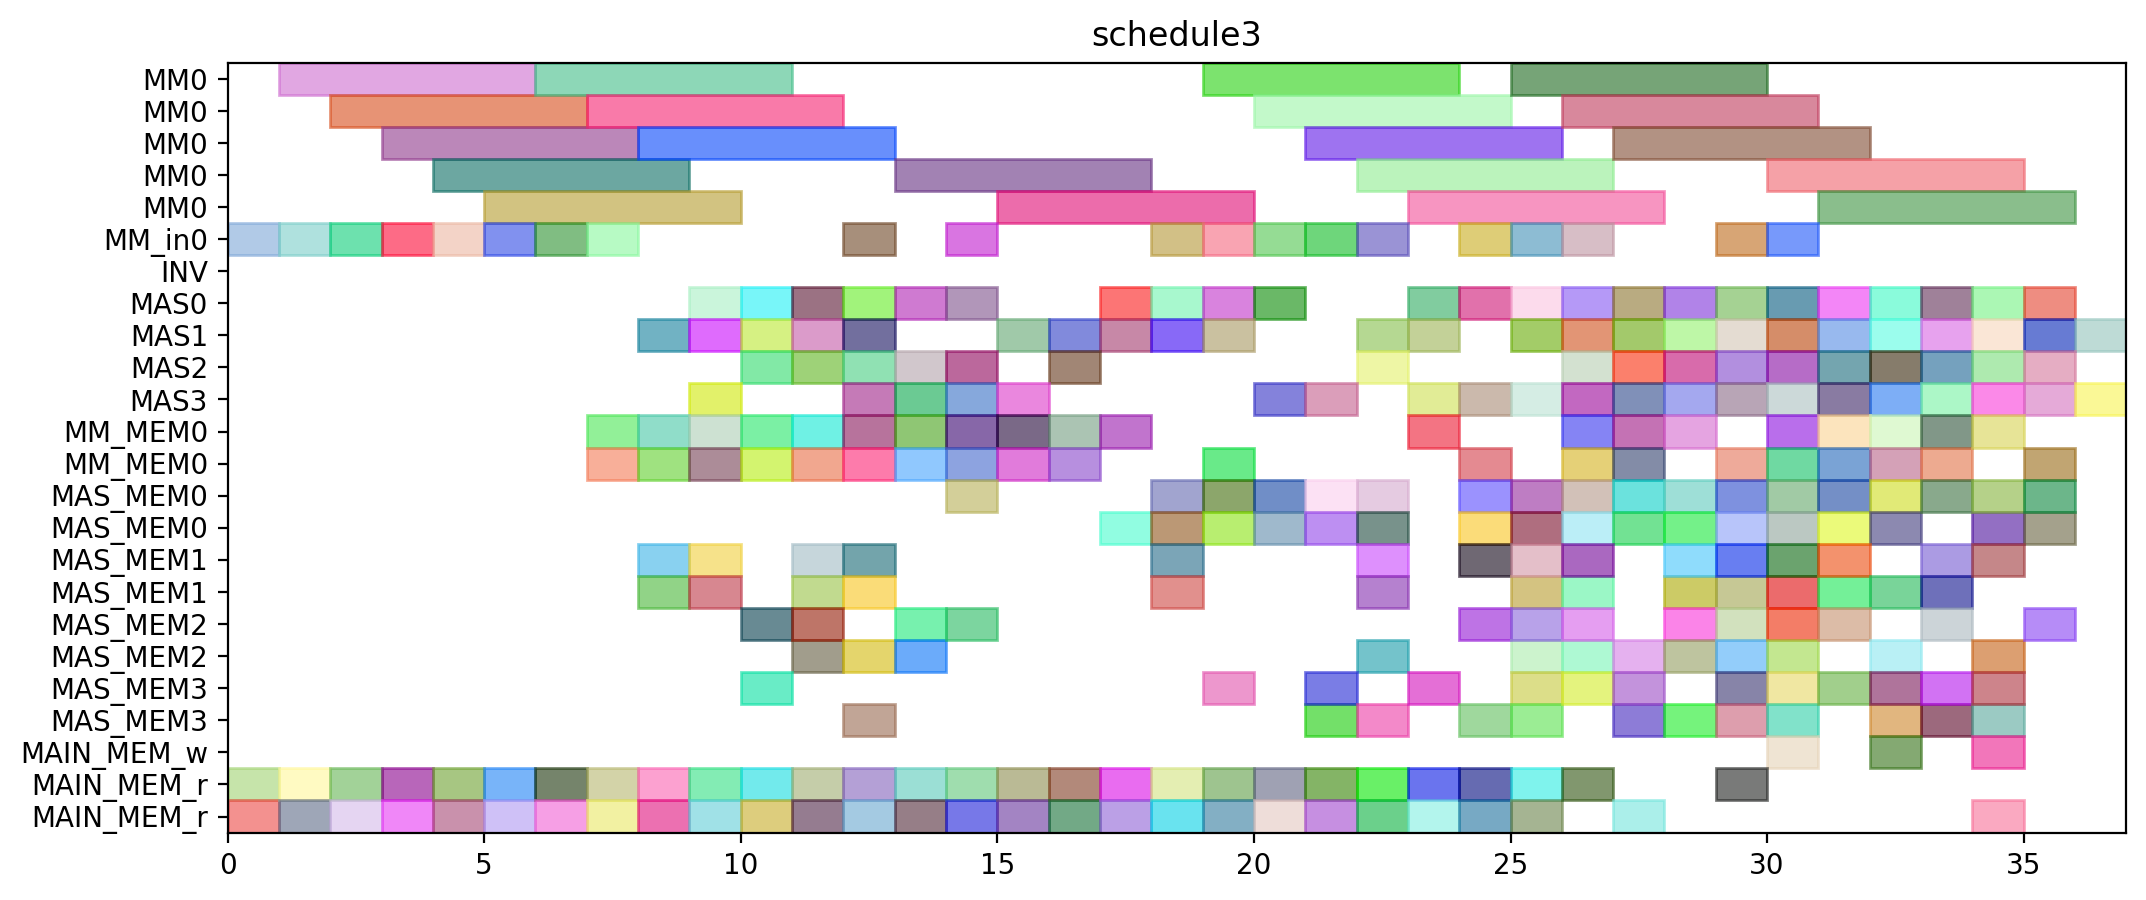

Write Python code to recreate this figure.
from pyschedule import Scenario, solvers, plotters, alt


def solve():
	horizon = 121
	S = Scenario("schedule3", horizon=horizon)

	# resource
	MM = S.Resources('MM', num=1, size=5)
	MM_in = S.Resources('MM_in', num=1)
	INV = S.Resource('INV')
	MAS = S.Resources('MAS', num=4, size=1, periods=range(1, horizon))
	MM_MEM = S.Resources('MM_MEM', num=1, size=2)
	MAS_MEM = S.Resources('MAS_MEM', num=4, size=2)
	MAIN_MEM_w = S.Resource('MAIN_MEM_w', size=1)
	MAIN_MEM_r = S.Resource('MAIN_MEM_r', size=2)

	# result of previous scheduling
	t6_t1_in = S.Task('t6_t1_in', length=1, delay_cost=1)
	S += t6_t1_in >= 0
	t6_t1_in += MM_in[0]

	t6_t1_mem0 = S.Task('t6_t1_mem0', length=1, delay_cost=1)
	S += t6_t1_mem0 >= 0
	t6_t1_mem0 += MAIN_MEM_r

	t6_t1_mem1 = S.Task('t6_t1_mem1', length=1, delay_cost=1)
	S += t6_t1_mem1 >= 0
	t6_t1_mem1 += MAIN_MEM_r

	t5_t0_in = S.Task('t5_t0_in', length=1, delay_cost=1)
	S += t5_t0_in >= 1
	t5_t0_in += MM_in[0]

	t5_t0_mem0 = S.Task('t5_t0_mem0', length=1, delay_cost=1)
	S += t5_t0_mem0 >= 1
	t5_t0_mem0 += MAIN_MEM_r

	t5_t0_mem1 = S.Task('t5_t0_mem1', length=1, delay_cost=1)
	S += t5_t0_mem1 >= 1
	t5_t0_mem1 += MAIN_MEM_r

	t6_t1 = S.Task('t6_t1', length=5, delay_cost=1)
	S += t6_t1 >= 1
	t6_t1 += MM[0]

	t5_t0 = S.Task('t5_t0', length=5, delay_cost=1)
	S += t5_t0 >= 2
	t5_t0 += MM[0]

	t5_t1_in = S.Task('t5_t1_in', length=1, delay_cost=1)
	S += t5_t1_in >= 2
	t5_t1_in += MM_in[0]

	t5_t1_mem0 = S.Task('t5_t1_mem0', length=1, delay_cost=1)
	S += t5_t1_mem0 >= 2
	t5_t1_mem0 += MAIN_MEM_r

	t5_t1_mem1 = S.Task('t5_t1_mem1', length=1, delay_cost=1)
	S += t5_t1_mem1 >= 2
	t5_t1_mem1 += MAIN_MEM_r

	t4_t3_in = S.Task('t4_t3_in', length=1, delay_cost=1)
	S += t4_t3_in >= 3
	t4_t3_in += MM_in[0]

	t4_t3_mem0 = S.Task('t4_t3_mem0', length=1, delay_cost=1)
	S += t4_t3_mem0 >= 3
	t4_t3_mem0 += MAIN_MEM_r

	t4_t3_mem1 = S.Task('t4_t3_mem1', length=1, delay_cost=1)
	S += t4_t3_mem1 >= 3
	t4_t3_mem1 += MAIN_MEM_r

	t5_t1 = S.Task('t5_t1', length=5, delay_cost=1)
	S += t5_t1 >= 3
	t5_t1 += MM[0]

	t0_t3_in = S.Task('t0_t3_in', length=1, delay_cost=1)
	S += t0_t3_in >= 4
	t0_t3_in += MM_in[0]

	t0_t3_mem0 = S.Task('t0_t3_mem0', length=1, delay_cost=1)
	S += t0_t3_mem0 >= 4
	t0_t3_mem0 += MAIN_MEM_r

	t0_t3_mem1 = S.Task('t0_t3_mem1', length=1, delay_cost=1)
	S += t0_t3_mem1 >= 4
	t0_t3_mem1 += MAIN_MEM_r

	t4_t3 = S.Task('t4_t3', length=5, delay_cost=1)
	S += t4_t3 >= 4
	t4_t3 += MM[0]

	t0_t3 = S.Task('t0_t3', length=5, delay_cost=1)
	S += t0_t3 >= 5
	t0_t3 += MM[0]

	t6_t0_in = S.Task('t6_t0_in', length=1, delay_cost=1)
	S += t6_t0_in >= 5
	t6_t0_in += MM_in[0]

	t6_t0_mem0 = S.Task('t6_t0_mem0', length=1, delay_cost=1)
	S += t6_t0_mem0 >= 5
	t6_t0_mem0 += MAIN_MEM_r

	t6_t0_mem1 = S.Task('t6_t0_mem1', length=1, delay_cost=1)
	S += t6_t0_mem1 >= 5
	t6_t0_mem1 += MAIN_MEM_r

	t3_t0_in = S.Task('t3_t0_in', length=1, delay_cost=1)
	S += t3_t0_in >= 6
	t3_t0_in += MM_in[0]

	t3_t0_mem0 = S.Task('t3_t0_mem0', length=1, delay_cost=1)
	S += t3_t0_mem0 >= 6
	t3_t0_mem0 += MAIN_MEM_r

	t3_t0_mem1 = S.Task('t3_t0_mem1', length=1, delay_cost=1)
	S += t3_t0_mem1 >= 6
	t3_t0_mem1 += MAIN_MEM_r

	t6_t0 = S.Task('t6_t0', length=5, delay_cost=1)
	S += t6_t0 >= 6
	t6_t0 += MM[0]

	t3_t0 = S.Task('t3_t0', length=5, delay_cost=1)
	S += t3_t0 >= 7
	t3_t0 += MM[0]

	t3_t1_in = S.Task('t3_t1_in', length=1, delay_cost=1)
	S += t3_t1_in >= 7
	t3_t1_in += MM_in[0]

	t3_t1_mem0 = S.Task('t3_t1_mem0', length=1, delay_cost=1)
	S += t3_t1_mem0 >= 7
	t3_t1_mem0 += MAIN_MEM_r

	t3_t1_mem1 = S.Task('t3_t1_mem1', length=1, delay_cost=1)
	S += t3_t1_mem1 >= 7
	t3_t1_mem1 += MAIN_MEM_r

	t50_mem0 = S.Task('t50_mem0', length=1, delay_cost=1)
	S += t50_mem0 >= 7
	t50_mem0 += MM_MEM[0]

	t50_mem1 = S.Task('t50_mem1', length=1, delay_cost=1)
	S += t50_mem1 >= 7
	t50_mem1 += MM_MEM[0]

	t11_mem0 = S.Task('t11_mem0', length=1, delay_cost=1)
	S += t11_mem0 >= 8
	t11_mem0 += MAIN_MEM_r

	t11_mem1 = S.Task('t11_mem1', length=1, delay_cost=1)
	S += t11_mem1 >= 8
	t11_mem1 += MAIN_MEM_r

	t290_mem0 = S.Task('t290_mem0', length=1, delay_cost=1)
	S += t290_mem0 >= 8
	t290_mem0 += MAS_MEM[1]

	t290_mem1 = S.Task('t290_mem1', length=1, delay_cost=1)
	S += t290_mem1 >= 8
	t290_mem1 += MAS_MEM[1]

	t3_t1 = S.Task('t3_t1', length=5, delay_cost=1)
	S += t3_t1 >= 8
	t3_t1 += MM[0]

	t41_mem0 = S.Task('t41_mem0', length=1, delay_cost=1)
	S += t41_mem0 >= 8
	t41_mem0 += MM_MEM[0]

	t41_mem1 = S.Task('t41_mem1', length=1, delay_cost=1)
	S += t41_mem1 >= 8
	t41_mem1 += MM_MEM[0]

	t50 = S.Task('t50', length=1, delay_cost=1)
	S += t50 >= 8
	t50 += MAS[1]

	t01_mem0 = S.Task('t01_mem0', length=1, delay_cost=1)
	S += t01_mem0 >= 9
	t01_mem0 += MM_MEM[0]

	t01_mem1 = S.Task('t01_mem1', length=1, delay_cost=1)
	S += t01_mem1 >= 9
	t01_mem1 += MM_MEM[0]

	t11 = S.Task('t11', length=1, delay_cost=1)
	S += t11 >= 9
	t11 += MAS[0]

	t290 = S.Task('t290', length=1, delay_cost=1)
	S += t290 >= 9
	t290 += MAS[1]

	t41 = S.Task('t41', length=1, delay_cost=1)
	S += t41 >= 9
	t41 += MAS[3]

	t5_t2_mem0 = S.Task('t5_t2_mem0', length=1, delay_cost=1)
	S += t5_t2_mem0 >= 9
	t5_t2_mem0 += MAIN_MEM_r

	t5_t2_mem1 = S.Task('t5_t2_mem1', length=1, delay_cost=1)
	S += t5_t2_mem1 >= 9
	t5_t2_mem1 += MAIN_MEM_r

	t01 = S.Task('t01', length=1, delay_cost=1)
	S += t01 >= 10
	t01 += MAS[2]

	t151_mem0 = S.Task('t151_mem0', length=1, delay_cost=1)
	S += t151_mem0 >= 10
	t151_mem0 += MAS_MEM[2]

	t151_mem1 = S.Task('t151_mem1', length=1, delay_cost=1)
	S += t151_mem1 >= 10
	t151_mem1 += MAS_MEM[3]

	t5_t2 = S.Task('t5_t2', length=1, delay_cost=1)
	S += t5_t2 >= 10
	t5_t2 += MAS[1]

	t60_mem0 = S.Task('t60_mem0', length=1, delay_cost=1)
	S += t60_mem0 >= 10
	t60_mem0 += MM_MEM[0]

	t60_mem1 = S.Task('t60_mem1', length=1, delay_cost=1)
	S += t60_mem1 >= 10
	t60_mem1 += MM_MEM[0]

	t6_t2_mem0 = S.Task('t6_t2_mem0', length=1, delay_cost=1)
	S += t6_t2_mem0 >= 10
	t6_t2_mem0 += MAIN_MEM_r

	t6_t2_mem1 = S.Task('t6_t2_mem1', length=1, delay_cost=1)
	S += t6_t2_mem1 >= 10
	t6_t2_mem1 += MAIN_MEM_r

	t151 = S.Task('t151', length=1, delay_cost=1)
	S += t151 >= 11
	t151 += MAS[1]

	t220_mem0 = S.Task('t220_mem0', length=1, delay_cost=1)
	S += t220_mem0 >= 11
	t220_mem0 += MAS_MEM[2]

	t220_mem1 = S.Task('t220_mem1', length=1, delay_cost=1)
	S += t220_mem1 >= 11
	t220_mem1 += MAS_MEM[2]

	t5_t3_mem0 = S.Task('t5_t3_mem0', length=1, delay_cost=1)
	S += t5_t3_mem0 >= 11
	t5_t3_mem0 += MAIN_MEM_r

	t5_t3_mem1 = S.Task('t5_t3_mem1', length=1, delay_cost=1)
	S += t5_t3_mem1 >= 11
	t5_t3_mem1 += MAIN_MEM_r

	t5_t5_mem0 = S.Task('t5_t5_mem0', length=1, delay_cost=1)
	S += t5_t5_mem0 >= 11
	t5_t5_mem0 += MM_MEM[0]

	t5_t5_mem1 = S.Task('t5_t5_mem1', length=1, delay_cost=1)
	S += t5_t5_mem1 >= 11
	t5_t5_mem1 += MM_MEM[0]

	t60 = S.Task('t60', length=1, delay_cost=1)
	S += t60 >= 11
	t60 += MAS[2]

	t6_t2 = S.Task('t6_t2', length=1, delay_cost=1)
	S += t6_t2 >= 11
	t6_t2 += MAS[0]

	t220 = S.Task('t220', length=1, delay_cost=1)
	S += t220 >= 12
	t220 += MAS[3]

	t30_mem0 = S.Task('t30_mem0', length=1, delay_cost=1)
	S += t30_mem0 >= 12
	t30_mem0 += MM_MEM[0]

	t30_mem1 = S.Task('t30_mem1', length=1, delay_cost=1)
	S += t30_mem1 >= 12
	t30_mem1 += MM_MEM[0]

	t3_t2_mem0 = S.Task('t3_t2_mem0', length=1, delay_cost=1)
	S += t3_t2_mem0 >= 12
	t3_t2_mem0 += MAIN_MEM_r

	t3_t2_mem1 = S.Task('t3_t2_mem1', length=1, delay_cost=1)
	S += t3_t2_mem1 >= 12
	t3_t2_mem1 += MAIN_MEM_r

	t5_t3 = S.Task('t5_t3', length=1, delay_cost=1)
	S += t5_t3 >= 12
	t5_t3 += MAS[1]

	t5_t4_in = S.Task('t5_t4_in', length=1, delay_cost=1)
	S += t5_t4_in >= 12
	t5_t4_in += MM_in[0]

	t5_t4_mem0 = S.Task('t5_t4_mem0', length=1, delay_cost=1)
	S += t5_t4_mem0 >= 12
	t5_t4_mem0 += MAS_MEM[1]

	t5_t4_mem1 = S.Task('t5_t4_mem1', length=1, delay_cost=1)
	S += t5_t4_mem1 >= 12
	t5_t4_mem1 += MAS_MEM[1]

	t5_t5 = S.Task('t5_t5', length=1, delay_cost=1)
	S += t5_t5 >= 12
	t5_t5 += MAS[0]

	t110_mem0 = S.Task('t110_mem0', length=1, delay_cost=1)
	S += t110_mem0 >= 13
	t110_mem0 += MAS_MEM[2]

	t110_mem1 = S.Task('t110_mem1', length=1, delay_cost=1)
	S += t110_mem1 >= 13
	t110_mem1 += MAS_MEM[2]

	t30 = S.Task('t30', length=1, delay_cost=1)
	S += t30 >= 13
	t30 += MAS[2]

	t3_t2 = S.Task('t3_t2', length=1, delay_cost=1)
	S += t3_t2 >= 13
	t3_t2 += MAS[0]

	t3_t3_mem0 = S.Task('t3_t3_mem0', length=1, delay_cost=1)
	S += t3_t3_mem0 >= 13
	t3_t3_mem0 += MAIN_MEM_r

	t3_t3_mem1 = S.Task('t3_t3_mem1', length=1, delay_cost=1)
	S += t3_t3_mem1 >= 13
	t3_t3_mem1 += MAIN_MEM_r

	t3_t5_mem0 = S.Task('t3_t5_mem0', length=1, delay_cost=1)
	S += t3_t5_mem0 >= 13
	t3_t5_mem0 += MM_MEM[0]

	t3_t5_mem1 = S.Task('t3_t5_mem1', length=1, delay_cost=1)
	S += t3_t5_mem1 >= 13
	t3_t5_mem1 += MM_MEM[0]

	t5_t4 = S.Task('t5_t4', length=5, delay_cost=1)
	S += t5_t4 >= 13
	t5_t4 += MM[0]

	t110 = S.Task('t110', length=1, delay_cost=1)
	S += t110 >= 14
	t110 += MAS[0]

	t3_t3 = S.Task('t3_t3', length=1, delay_cost=1)
	S += t3_t3 >= 14
	t3_t3 += MAS[2]

	t3_t4_in = S.Task('t3_t4_in', length=1, delay_cost=1)
	S += t3_t4_in >= 14
	t3_t4_in += MM_in[0]

	t3_t4_mem0 = S.Task('t3_t4_mem0', length=1, delay_cost=1)
	S += t3_t4_mem0 >= 14
	t3_t4_mem0 += MAS_MEM[0]

	t3_t4_mem1 = S.Task('t3_t4_mem1', length=1, delay_cost=1)
	S += t3_t4_mem1 >= 14
	t3_t4_mem1 += MAS_MEM[2]

	t3_t5 = S.Task('t3_t5', length=1, delay_cost=1)
	S += t3_t5 >= 14
	t3_t5 += MAS[3]

	t4_t0_mem0 = S.Task('t4_t0_mem0', length=1, delay_cost=1)
	S += t4_t0_mem0 >= 14
	t4_t0_mem0 += MAIN_MEM_r

	t4_t0_mem1 = S.Task('t4_t0_mem1', length=1, delay_cost=1)
	S += t4_t0_mem1 >= 14
	t4_t0_mem1 += MAIN_MEM_r

	t4_t5_mem0 = S.Task('t4_t5_mem0', length=1, delay_cost=1)
	S += t4_t5_mem0 >= 14
	t4_t5_mem0 += MM_MEM[0]

	t4_t5_mem1 = S.Task('t4_t5_mem1', length=1, delay_cost=1)
	S += t4_t5_mem1 >= 14
	t4_t5_mem1 += MM_MEM[0]

	t10_mem0 = S.Task('t10_mem0', length=1, delay_cost=1)
	S += t10_mem0 >= 15
	t10_mem0 += MAIN_MEM_r

	t10_mem1 = S.Task('t10_mem1', length=1, delay_cost=1)
	S += t10_mem1 >= 15
	t10_mem1 += MAIN_MEM_r

	t3_t4 = S.Task('t3_t4', length=5, delay_cost=1)
	S += t3_t4 >= 15
	t3_t4 += MM[0]

	t4_t0 = S.Task('t4_t0', length=1, delay_cost=1)
	S += t4_t0 >= 15
	t4_t0 += MAS[1]

	t4_t5 = S.Task('t4_t5', length=1, delay_cost=1)
	S += t4_t5 >= 15
	t4_t5 += MAS[3]

	t6_t5_mem0 = S.Task('t6_t5_mem0', length=1, delay_cost=1)
	S += t6_t5_mem0 >= 15
	t6_t5_mem0 += MM_MEM[0]

	t6_t5_mem1 = S.Task('t6_t5_mem1', length=1, delay_cost=1)
	S += t6_t5_mem1 >= 15
	t6_t5_mem1 += MM_MEM[0]

	t0_t0_mem0 = S.Task('t0_t0_mem0', length=1, delay_cost=1)
	S += t0_t0_mem0 >= 16
	t0_t0_mem0 += MAIN_MEM_r

	t0_t0_mem1 = S.Task('t0_t0_mem1', length=1, delay_cost=1)
	S += t0_t0_mem1 >= 16
	t0_t0_mem1 += MAIN_MEM_r

	t0_t5_mem0 = S.Task('t0_t5_mem0', length=1, delay_cost=1)
	S += t0_t5_mem0 >= 16
	t0_t5_mem0 += MM_MEM[0]

	t0_t5_mem1 = S.Task('t0_t5_mem1', length=1, delay_cost=1)
	S += t0_t5_mem1 >= 16
	t0_t5_mem1 += MM_MEM[0]

	t10 = S.Task('t10', length=1, delay_cost=1)
	S += t10 >= 16
	t10 += MAS[2]

	t6_t5 = S.Task('t6_t5', length=1, delay_cost=1)
	S += t6_t5 >= 16
	t6_t5 += MAS[1]

	t0_t0 = S.Task('t0_t0', length=1, delay_cost=1)
	S += t0_t0 >= 17
	t0_t0 += MAS[0]

	t0_t5 = S.Task('t0_t5', length=1, delay_cost=1)
	S += t0_t5 >= 17
	t0_t5 += MAS[1]

	t4_t1_mem0 = S.Task('t4_t1_mem0', length=1, delay_cost=1)
	S += t4_t1_mem0 >= 17
	t4_t1_mem0 += MAIN_MEM_r

	t4_t1_mem1 = S.Task('t4_t1_mem1', length=1, delay_cost=1)
	S += t4_t1_mem1 >= 17
	t4_t1_mem1 += MAIN_MEM_r

	t51_mem0 = S.Task('t51_mem0', length=1, delay_cost=1)
	S += t51_mem0 >= 17
	t51_mem0 += MM_MEM[0]

	t51_mem1 = S.Task('t51_mem1', length=1, delay_cost=1)
	S += t51_mem1 >= 17
	t51_mem1 += MAS_MEM[0]

	t0_t1_mem0 = S.Task('t0_t1_mem0', length=1, delay_cost=1)
	S += t0_t1_mem0 >= 18
	t0_t1_mem0 += MAIN_MEM_r

	t0_t1_mem1 = S.Task('t0_t1_mem1', length=1, delay_cost=1)
	S += t0_t1_mem1 >= 18
	t0_t1_mem1 += MAIN_MEM_r

	t4_t1 = S.Task('t4_t1', length=1, delay_cost=1)
	S += t4_t1 >= 18
	t4_t1 += MAS[1]

	t4_t2_in = S.Task('t4_t2_in', length=1, delay_cost=1)
	S += t4_t2_in >= 18
	t4_t2_in += MM_in[0]

	t4_t2_mem0 = S.Task('t4_t2_mem0', length=1, delay_cost=1)
	S += t4_t2_mem0 >= 18
	t4_t2_mem0 += MAS_MEM[1]

	t4_t2_mem1 = S.Task('t4_t2_mem1', length=1, delay_cost=1)
	S += t4_t2_mem1 >= 18
	t4_t2_mem1 += MAS_MEM[1]

	t51 = S.Task('t51', length=1, delay_cost=1)
	S += t51 >= 18
	t51 += MAS[0]

	t0_t1 = S.Task('t0_t1', length=1, delay_cost=1)
	S += t0_t1 >= 19
	t0_t1 += MAS[0]

	t0_t2_in = S.Task('t0_t2_in', length=1, delay_cost=1)
	S += t0_t2_in >= 19
	t0_t2_in += MM_in[0]

	t0_t2_mem0 = S.Task('t0_t2_mem0', length=1, delay_cost=1)
	S += t0_t2_mem0 >= 19
	t0_t2_mem0 += MAS_MEM[0]

	t0_t2_mem1 = S.Task('t0_t2_mem1', length=1, delay_cost=1)
	S += t0_t2_mem1 >= 19
	t0_t2_mem1 += MAS_MEM[0]

	t31_mem0 = S.Task('t31_mem0', length=1, delay_cost=1)
	S += t31_mem0 >= 19
	t31_mem0 += MM_MEM[0]

	t31_mem1 = S.Task('t31_mem1', length=1, delay_cost=1)
	S += t31_mem1 >= 19
	t31_mem1 += MAS_MEM[3]

	t4_t2 = S.Task('t4_t2', length=5, delay_cost=1)
	S += t4_t2 >= 19
	t4_t2 += MM[0]

	t6_t3_mem0 = S.Task('t6_t3_mem0', length=1, delay_cost=1)
	S += t6_t3_mem0 >= 19
	t6_t3_mem0 += MAIN_MEM_r

	t6_t3_mem1 = S.Task('t6_t3_mem1', length=1, delay_cost=1)
	S += t6_t3_mem1 >= 19
	t6_t3_mem1 += MAIN_MEM_r

	t0_t2 = S.Task('t0_t2', length=5, delay_cost=1)
	S += t0_t2 >= 20
	t0_t2 += MM[0]

	t31 = S.Task('t31', length=1, delay_cost=1)
	S += t31 >= 20
	t31 += MAS[0]

	t6_t3 = S.Task('t6_t3', length=1, delay_cost=1)
	S += t6_t3 >= 20
	t6_t3 += MAS[3]

	t7_t1_in = S.Task('t7_t1_in', length=1, delay_cost=1)
	S += t7_t1_in >= 20
	t7_t1_in += MM_in[0]

	t7_t1_mem0 = S.Task('t7_t1_mem0', length=1, delay_cost=1)
	S += t7_t1_mem0 >= 20
	t7_t1_mem0 += MAIN_MEM_r

	t7_t1_mem1 = S.Task('t7_t1_mem1', length=1, delay_cost=1)
	S += t7_t1_mem1 >= 20
	t7_t1_mem1 += MAIN_MEM_r

	t7_t0_in = S.Task('t7_t0_in', length=1, delay_cost=1)
	S += t7_t0_in >= 21
	t7_t0_in += MM_in[0]

	t7_t0_mem0 = S.Task('t7_t0_mem0', length=1, delay_cost=1)
	S += t7_t0_mem0 >= 21
	t7_t0_mem0 += MAIN_MEM_r

	t7_t0_mem1 = S.Task('t7_t0_mem1', length=1, delay_cost=1)
	S += t7_t0_mem1 >= 21
	t7_t0_mem1 += MAIN_MEM_r

	t7_t1 = S.Task('t7_t1', length=5, delay_cost=1)
	S += t7_t1 >= 21
	t7_t1 += MM[0]

	t6_t4_in = S.Task('t6_t4_in', length=1, delay_cost=1)
	S += t6_t4_in >= 22
	t6_t4_in += MM_in[0]

	t6_t4_mem0 = S.Task('t6_t4_mem0', length=1, delay_cost=1)
	S += t6_t4_mem0 >= 22
	t6_t4_mem0 += MAS_MEM[0]

	t6_t4_mem1 = S.Task('t6_t4_mem1', length=1, delay_cost=1)
	S += t6_t4_mem1 >= 22
	t6_t4_mem1 += MAS_MEM[3]

	t7_t0 = S.Task('t7_t0', length=5, delay_cost=1)
	S += t7_t0 >= 22
	t7_t0 += MM[0]

	t7_t2_mem0 = S.Task('t7_t2_mem0', length=1, delay_cost=1)
	S += t7_t2_mem0 >= 22
	t7_t2_mem0 += MAIN_MEM_r

	t7_t2_mem1 = S.Task('t7_t2_mem1', length=1, delay_cost=1)
	S += t7_t2_mem1 >= 22
	t7_t2_mem1 += MAIN_MEM_r

	t40_mem0 = S.Task('t40_mem0', length=1, delay_cost=1)
	S += t40_mem0 >= 23
	t40_mem0 += MM_MEM[0]

	t40_mem1 = S.Task('t40_mem1', length=1, delay_cost=1)
	S += t40_mem1 >= 23
	t40_mem1 += MAS_MEM[3]

	t6_t4 = S.Task('t6_t4', length=5, delay_cost=1)
	S += t6_t4 >= 23
	t6_t4 += MM[0]

	t7_t2 = S.Task('t7_t2', length=1, delay_cost=1)
	S += t7_t2 >= 23
	t7_t2 += MAS[0]

	t7_t3_mem0 = S.Task('t7_t3_mem0', length=1, delay_cost=1)
	S += t7_t3_mem0 >= 23
	t7_t3_mem0 += MAIN_MEM_r

	t7_t3_mem1 = S.Task('t7_t3_mem1', length=1, delay_cost=1)
	S += t7_t3_mem1 >= 23
	t7_t3_mem1 += MAIN_MEM_r

	t00_mem0 = S.Task('t00_mem0', length=1, delay_cost=1)
	S += t00_mem0 >= 24
	t00_mem0 += MM_MEM[0]

	t00_mem1 = S.Task('t00_mem1', length=1, delay_cost=1)
	S += t00_mem1 >= 24
	t00_mem1 += MAS_MEM[1]

	t40 = S.Task('t40', length=1, delay_cost=1)
	S += t40 >= 24
	t40 += MAS[0]

	t7_t3 = S.Task('t7_t3', length=1, delay_cost=1)
	S += t7_t3 >= 24
	t7_t3 += MAS[3]

	t7_t4_in = S.Task('t7_t4_in', length=1, delay_cost=1)
	S += t7_t4_in >= 24
	t7_t4_in += MM_in[0]

	t7_t4_mem0 = S.Task('t7_t4_mem0', length=1, delay_cost=1)
	S += t7_t4_mem0 >= 24
	t7_t4_mem0 += MAS_MEM[0]

	t7_t4_mem1 = S.Task('t7_t4_mem1', length=1, delay_cost=1)
	S += t7_t4_mem1 >= 24
	t7_t4_mem1 += MAS_MEM[3]

	t80_mem0 = S.Task('t80_mem0', length=1, delay_cost=1)
	S += t80_mem0 >= 24
	t80_mem0 += MAS_MEM[2]

	t80_mem1 = S.Task('t80_mem1', length=1, delay_cost=1)
	S += t80_mem1 >= 24
	t80_mem1 += MAIN_MEM_r

	t81_mem0 = S.Task('t81_mem0', length=1, delay_cost=1)
	S += t81_mem0 >= 24
	t81_mem0 += MAS_MEM[0]

	t81_mem1 = S.Task('t81_mem1', length=1, delay_cost=1)
	S += t81_mem1 >= 24
	t81_mem1 += MAIN_MEM_r

	t00 = S.Task('t00', length=1, delay_cost=1)
	S += t00 >= 25
	t00 += MAS[0]

	t20_mem0 = S.Task('t20_mem0', length=1, delay_cost=1)
	S += t20_mem0 >= 25
	t20_mem0 += MAS_MEM[2]

	t20_mem1 = S.Task('t20_mem1', length=1, delay_cost=1)
	S += t20_mem1 >= 25
	t20_mem1 += MAIN_MEM_r

	t21_mem0 = S.Task('t21_mem0', length=1, delay_cost=1)
	S += t21_mem0 >= 25
	t21_mem0 += MAS_MEM[0]

	t21_mem1 = S.Task('t21_mem1', length=1, delay_cost=1)
	S += t21_mem1 >= 25
	t21_mem1 += MAIN_MEM_r

	t7_t4 = S.Task('t7_t4', length=5, delay_cost=1)
	S += t7_t4 >= 25
	t7_t4 += MM[0]

	t80 = S.Task('t80', length=1, delay_cost=1)
	S += t80 >= 25
	t80 += MAS[1]

	t81 = S.Task('t81', length=1, delay_cost=1)
	S += t81 >= 25
	t81 += MAS[3]

	t9_t0_mem0 = S.Task('t9_t0_mem0', length=1, delay_cost=1)
	S += t9_t0_mem0 >= 25
	t9_t0_mem0 += MAS_MEM[1]

	t9_t0_mem1 = S.Task('t9_t0_mem1', length=1, delay_cost=1)
	S += t9_t0_mem1 >= 25
	t9_t0_mem1 += MAS_MEM[3]

	t9_t3_in = S.Task('t9_t3_in', length=1, delay_cost=1)
	S += t9_t3_in >= 25
	t9_t3_in += MM_in[0]

	t9_t3_mem0 = S.Task('t9_t3_mem0', length=1, delay_cost=1)
	S += t9_t3_mem0 >= 25
	t9_t3_mem0 += MAS_MEM[1]

	t9_t3_mem1 = S.Task('t9_t3_mem1', length=1, delay_cost=1)
	S += t9_t3_mem1 >= 25
	t9_t3_mem1 += MAS_MEM[3]

	t10_t0_mem0 = S.Task('t10_t0_mem0', length=1, delay_cost=1)
	S += t10_t0_mem0 >= 26
	t10_t0_mem0 += MAS_MEM[2]

	t10_t0_mem1 = S.Task('t10_t0_mem1', length=1, delay_cost=1)
	S += t10_t0_mem1 >= 26
	t10_t0_mem1 += MAS_MEM[0]

	t10_t3_in = S.Task('t10_t3_in', length=1, delay_cost=1)
	S += t10_t3_in >= 26
	t10_t3_in += MM_in[0]

	t10_t3_mem0 = S.Task('t10_t3_mem0', length=1, delay_cost=1)
	S += t10_t3_mem0 >= 26
	t10_t3_mem0 += MAS_MEM[2]

	t10_t3_mem1 = S.Task('t10_t3_mem1', length=1, delay_cost=1)
	S += t10_t3_mem1 >= 26
	t10_t3_mem1 += MAS_MEM[0]

	t20 = S.Task('t20', length=1, delay_cost=1)
	S += t20 >= 26
	t20 += MAS[2]

	t21 = S.Task('t21', length=1, delay_cost=1)
	S += t21 >= 26
	t21 += MAS[0]

	t70_mem0 = S.Task('t70_mem0', length=1, delay_cost=1)
	S += t70_mem0 >= 26
	t70_mem0 += MM_MEM[0]

	t70_mem1 = S.Task('t70_mem1', length=1, delay_cost=1)
	S += t70_mem1 >= 26
	t70_mem1 += MM_MEM[0]

	t9_t0 = S.Task('t9_t0', length=1, delay_cost=1)
	S += t9_t0 >= 26
	t9_t0 += MAS[3]

	t9_t1_mem0 = S.Task('t9_t1_mem0', length=1, delay_cost=1)
	S += t9_t1_mem0 >= 26
	t9_t1_mem0 += MAS_MEM[1]

	t9_t1_mem1 = S.Task('t9_t1_mem1', length=1, delay_cost=1)
	S += t9_t1_mem1 >= 26
	t9_t1_mem1 += MAS_MEM[3]

	t9_t3 = S.Task('t9_t3', length=5, delay_cost=1)
	S += t9_t3 >= 26
	t9_t3 += MM[0]

	t10_t0 = S.Task('t10_t0', length=1, delay_cost=1)
	S += t10_t0 >= 27
	t10_t0 += MAS[1]

	t10_t1_mem0 = S.Task('t10_t1_mem0', length=1, delay_cost=1)
	S += t10_t1_mem0 >= 27
	t10_t1_mem0 += MAS_MEM[2]

	t10_t1_mem1 = S.Task('t10_t1_mem1', length=1, delay_cost=1)
	S += t10_t1_mem1 >= 27
	t10_t1_mem1 += MAS_MEM[0]

	t10_t3 = S.Task('t10_t3', length=5, delay_cost=1)
	S += t10_t3 >= 27
	t10_t3 += MM[0]

	t260_mem0 = S.Task('t260_mem0', length=1, delay_cost=1)
	S += t260_mem0 >= 27
	t260_mem0 += MAS_MEM[3]

	t260_mem1 = S.Task('t260_mem1', length=1, delay_cost=1)
	S += t260_mem1 >= 27
	t260_mem1 += MAS_MEM[3]

	t70 = S.Task('t70', length=1, delay_cost=1)
	S += t70 >= 27
	t70 += MAS[3]

	t7_t5_mem0 = S.Task('t7_t5_mem0', length=1, delay_cost=1)
	S += t7_t5_mem0 >= 27
	t7_t5_mem0 += MM_MEM[0]

	t7_t5_mem1 = S.Task('t7_t5_mem1', length=1, delay_cost=1)
	S += t7_t5_mem1 >= 27
	t7_t5_mem1 += MM_MEM[0]

	t9_t1 = S.Task('t9_t1', length=1, delay_cost=1)
	S += t9_t1 >= 27
	t9_t1 += MAS[0]

	t10_t1 = S.Task('t10_t1', length=1, delay_cost=1)
	S += t10_t1 >= 28
	t10_t1 += MAS[0]

	t260 = S.Task('t260', length=1, delay_cost=1)
	S += t260 >= 28
	t260 += MAS[1]

	t61_mem0 = S.Task('t61_mem0', length=1, delay_cost=1)
	S += t61_mem0 >= 28
	t61_mem0 += MM_MEM[0]

	t61_mem1 = S.Task('t61_mem1', length=1, delay_cost=1)
	S += t61_mem1 >= 28
	t61_mem1 += MAS_MEM[1]

	t7_t5 = S.Task('t7_t5', length=1, delay_cost=1)
	S += t7_t5 >= 28
	t7_t5 += MAS[3]

	t61 = S.Task('t61', length=1, delay_cost=1)
	S += t61 >= 29
	t61 += MAS[1]

	t71_mem0 = S.Task('t71_mem0', length=1, delay_cost=1)
	S += t71_mem0 >= 29
	t71_mem0 += MM_MEM[0]

	t71_mem1 = S.Task('t71_mem1', length=1, delay_cost=1)
	S += t71_mem1 >= 29
	t71_mem1 += MAS_MEM[3]

	t71 = S.Task('t71', length=1, delay_cost=1)
	S += t71 >= 30
	t71 += MAS[1]


	# new tasks
	t9_t2_in = S.Task('t9_t2_in', length=1, delay_cost=1)
	t9_t2_in += alt(MM_in)
	t9_t2 = S.Task('t9_t2', length=5, delay_cost=1)
	t9_t2 += alt(MM)
	S += t9_t2>=t9_t2_in

	t9_t2_mem0 = S.Task('t9_t2_mem0', length=1, delay_cost=1)
	t9_t2_mem0 += MAS_MEM[3]
	S += 26 < t9_t2_mem0
	S += t9_t2_mem0 <= t9_t2

	t9_t2_mem1 = S.Task('t9_t2_mem1', length=1, delay_cost=1)
	t9_t2_mem1 += MAS_MEM[0]
	S += 27 < t9_t2_mem1
	S += t9_t2_mem1 <= t9_t2

	t9_t5 = S.Task('t9_t5', length=1, delay_cost=1)
	t9_t5 += alt(MAS)

	t9_t5_mem0 = S.Task('t9_t5_mem0', length=1, delay_cost=1)
	t9_t5_mem0 += MM_MEM[0]
	S += 30 < t9_t5_mem0
	S += t9_t5_mem0 <= t9_t5

	t9_t5_mem1 = S.Task('t9_t5_mem1', length=1, delay_cost=1)
	t9_t5_mem1 += MM_MEM[0]
	S += 30 < t9_t5_mem1
	S += t9_t5_mem1 <= t9_t5

	t91 = S.Task('t91', length=1, delay_cost=1)
	t91 += alt(MAS)

	t91_mem0 = S.Task('t91_mem0', length=1, delay_cost=1)
	t91_mem0 += MM_MEM[0]
	S += 30 < t91_mem0
	S += t91_mem0 <= t91

	t91_mem1 = S.Task('t91_mem1', length=1, delay_cost=1)
	t91_mem1 += MM_MEM[0]
	S += 30 < t91_mem1
	S += t91_mem1 <= t91

	t10_t2_in = S.Task('t10_t2_in', length=1, delay_cost=1)
	t10_t2_in += alt(MM_in)
	t10_t2 = S.Task('t10_t2', length=5, delay_cost=1)
	t10_t2 += alt(MM)
	S += t10_t2>=t10_t2_in

	t10_t2_mem0 = S.Task('t10_t2_mem0', length=1, delay_cost=1)
	t10_t2_mem0 += MAS_MEM[1]
	S += 27 < t10_t2_mem0
	S += t10_t2_mem0 <= t10_t2

	t10_t2_mem1 = S.Task('t10_t2_mem1', length=1, delay_cost=1)
	t10_t2_mem1 += MAS_MEM[0]
	S += 28 < t10_t2_mem1
	S += t10_t2_mem1 <= t10_t2

	t10_t5 = S.Task('t10_t5', length=1, delay_cost=1)
	t10_t5 += alt(MAS)

	t10_t5_mem0 = S.Task('t10_t5_mem0', length=1, delay_cost=1)
	t10_t5_mem0 += MM_MEM[0]
	S += 31 < t10_t5_mem0
	S += t10_t5_mem0 <= t10_t5

	t10_t5_mem1 = S.Task('t10_t5_mem1', length=1, delay_cost=1)
	t10_t5_mem1 += MM_MEM[0]
	S += 31 < t10_t5_mem1
	S += t10_t5_mem1 <= t10_t5

	t101 = S.Task('t101', length=1, delay_cost=1)
	t101 += alt(MAS)

	t101_mem0 = S.Task('t101_mem0', length=1, delay_cost=1)
	t101_mem0 += MM_MEM[0]
	S += 31 < t101_mem0
	S += t101_mem0 <= t101

	t101_mem1 = S.Task('t101_mem1', length=1, delay_cost=1)
	t101_mem1 += MM_MEM[0]
	S += 31 < t101_mem1
	S += t101_mem1 <= t101

	t111 = S.Task('t111', length=1, delay_cost=1)
	t111 += alt(MAS)

	t111_mem0 = S.Task('t111_mem0', length=1, delay_cost=1)
	t111_mem0 += MAS_MEM[0]
	S += 20 < t111_mem0
	S += t111_mem0 <= t111

	t111_mem1 = S.Task('t111_mem1', length=1, delay_cost=1)
	t111_mem1 += MAS_MEM[0]
	S += 20 < t111_mem1
	S += t111_mem1 <= t111

	t291 = S.Task('t291', length=1, delay_cost=1)
	t291 += alt(MAS)

	t291_mem0 = S.Task('t291_mem0', length=1, delay_cost=1)
	t291_mem0 += MAS_MEM[0]
	S += 18 < t291_mem0
	S += t291_mem0 <= t291

	t291_mem1 = S.Task('t291_mem1', length=1, delay_cost=1)
	t291_mem1 += MAS_MEM[0]
	S += 18 < t291_mem1
	S += t291_mem1 <= t291

	t300 = S.Task('t300', length=1, delay_cost=1)
	t300 += alt(MAS)

	t300_mem0 = S.Task('t300_mem0', length=1, delay_cost=1)
	t300_mem0 += MAS_MEM[1]
	S += 9 < t300_mem0
	S += t300_mem0 <= t300

	t300_mem1 = S.Task('t300_mem1', length=1, delay_cost=1)
	t300_mem1 += MAS_MEM[1]
	S += 8 < t300_mem1
	S += t300_mem1 <= t300

	t150 = S.Task('t150', length=1, delay_cost=1)
	t150 += alt(MAS)

	t150_mem0 = S.Task('t150_mem0', length=1, delay_cost=1)
	t150_mem0 += MAS_MEM[0]
	S += 25 < t150_mem0
	S += t150_mem0 <= t150

	t150_mem1 = S.Task('t150_mem1', length=1, delay_cost=1)
	t150_mem1 += MAS_MEM[0]
	S += 24 < t150_mem1
	S += t150_mem1 <= t150

	t161 = S.Task('t161', length=1, delay_cost=1)
	t161 += alt(MAS)

	t161_mem0 = S.Task('t161_mem0', length=1, delay_cost=1)
	t161_mem0 += MAS_MEM[1]
	S += 11 < t161_mem0
	S += t161_mem0 <= t161

	t161_mem1 = S.Task('t161_mem1', length=1, delay_cost=1)
	t161_mem1 += MAS_MEM[1]
	S += 11 < t161_mem1
	S += t161_mem1 <= t161

	t180 = S.Task('t180', length=1, delay_cost=1)
	t180 += alt(MAS)

	t180_mem0 = S.Task('t180_mem0', length=1, delay_cost=1)
	t180_mem0 += MAS_MEM[0]
	S += 24 < t180_mem0
	S += t180_mem0 <= t180

	t180_mem1 = S.Task('t180_mem1', length=1, delay_cost=1)
	t180_mem1 += MAS_MEM[3]
	S += 9 < t180_mem1
	S += t180_mem1 <= t180

	t181 = S.Task('t181', length=1, delay_cost=1)
	t181 += alt(MAS)

	t181_mem0 = S.Task('t181_mem0', length=1, delay_cost=1)
	t181_mem0 += MAS_MEM[3]
	S += 9 < t181_mem0
	S += t181_mem0 <= t181

	t181_mem1 = S.Task('t181_mem1', length=1, delay_cost=1)
	t181_mem1 += MAS_MEM[0]
	S += 24 < t181_mem1
	S += t181_mem1 <= t181

	t221 = S.Task('t221', length=1, delay_cost=1)
	t221 += alt(MAS)

	t221_mem0 = S.Task('t221_mem0', length=1, delay_cost=1)
	t221_mem0 += MAS_MEM[1]
	S += 29 < t221_mem0
	S += t221_mem0 <= t221

	t221_mem1 = S.Task('t221_mem1', length=1, delay_cost=1)
	t221_mem1 += MAS_MEM[1]
	S += 29 < t221_mem1
	S += t221_mem1 <= t221

	t230 = S.Task('t230', length=1, delay_cost=1)
	t230 += alt(MAS)

	t230_mem0 = S.Task('t230_mem0', length=1, delay_cost=1)
	t230_mem0 += MAS_MEM[3]
	S += 12 < t230_mem0
	S += t230_mem0 <= t230

	t230_mem1 = S.Task('t230_mem1', length=1, delay_cost=1)
	t230_mem1 += MAS_MEM[2]
	S += 11 < t230_mem1
	S += t230_mem1 <= t230

	t261 = S.Task('t261', length=1, delay_cost=1)
	t261 += alt(MAS)

	t261_mem0 = S.Task('t261_mem0', length=1, delay_cost=1)
	t261_mem0 += MAS_MEM[1]
	S += 30 < t261_mem0
	S += t261_mem0 <= t261

	t261_mem1 = S.Task('t261_mem1', length=1, delay_cost=1)
	t261_mem1 += MAS_MEM[1]
	S += 30 < t261_mem1
	S += t261_mem1 <= t261

	t270 = S.Task('t270', length=1, delay_cost=1)
	t270 += alt(MAS)

	t270_mem0 = S.Task('t270_mem0', length=1, delay_cost=1)
	t270_mem0 += MAS_MEM[1]
	S += 28 < t270_mem0
	S += t270_mem0 <= t270

	t270_mem1 = S.Task('t270_mem1', length=1, delay_cost=1)
	t270_mem1 += MAS_MEM[3]
	S += 27 < t270_mem1
	S += t270_mem1 <= t270

	t90 = S.Task('t90', length=1, delay_cost=1)
	t90 += alt(MAS)

	t90_mem0 = S.Task('t90_mem0', length=1, delay_cost=1)
	t90_mem0 += alt(MM_MEM)
	S += (t9_t2*MM[0])-1 < t90_mem0*MM_MEM[0]
	S += t90_mem0 <= t90

	t90_mem1 = S.Task('t90_mem1', length=1, delay_cost=1)
	t90_mem1 += alt(MAS_MEM)
	S += (t9_t5*MAS[0])-1 < t90_mem1*MAS_MEM[0]
	S += (t9_t5*MAS[1])-1 < t90_mem1*MAS_MEM[1]
	S += (t9_t5*MAS[2])-1 < t90_mem1*MAS_MEM[2]
	S += (t9_t5*MAS[3])-1 < t90_mem1*MAS_MEM[3]
	S += t90_mem1 <= t90

	t100 = S.Task('t100', length=1, delay_cost=1)
	t100 += alt(MAS)

	t100_mem0 = S.Task('t100_mem0', length=1, delay_cost=1)
	t100_mem0 += alt(MM_MEM)
	S += (t10_t2*MM[0])-1 < t100_mem0*MM_MEM[0]
	S += t100_mem0 <= t100

	t100_mem1 = S.Task('t100_mem1', length=1, delay_cost=1)
	t100_mem1 += alt(MAS_MEM)
	S += (t10_t5*MAS[0])-1 < t100_mem1*MAS_MEM[0]
	S += (t10_t5*MAS[1])-1 < t100_mem1*MAS_MEM[1]
	S += (t10_t5*MAS[2])-1 < t100_mem1*MAS_MEM[2]
	S += (t10_t5*MAS[3])-1 < t100_mem1*MAS_MEM[3]
	S += t100_mem1 <= t100

	t120 = S.Task('t120', length=1, delay_cost=1)
	t120 += alt(MAS)

	t120_mem0 = S.Task('t120_mem0', length=1, delay_cost=1)
	t120_mem0 += MAS_MEM[0]
	S += 14 < t120_mem0
	S += t120_mem0 <= t120

	t120_mem1 = S.Task('t120_mem1', length=1, delay_cost=1)
	t120_mem1 += alt(MAS_MEM)
	S += (t111*MAS[0])-1 < t120_mem1*MAS_MEM[0]
	S += (t111*MAS[1])-1 < t120_mem1*MAS_MEM[1]
	S += (t111*MAS[2])-1 < t120_mem1*MAS_MEM[2]
	S += (t111*MAS[3])-1 < t120_mem1*MAS_MEM[3]
	S += t120_mem1 <= t120

	t121 = S.Task('t121', length=1, delay_cost=1)
	t121 += alt(MAS)

	t121_mem0 = S.Task('t121_mem0', length=1, delay_cost=1)
	t121_mem0 += alt(MAS_MEM)
	S += (t111*MAS[0])-1 < t121_mem0*MAS_MEM[0]
	S += (t111*MAS[1])-1 < t121_mem0*MAS_MEM[1]
	S += (t111*MAS[2])-1 < t121_mem0*MAS_MEM[2]
	S += (t111*MAS[3])-1 < t121_mem0*MAS_MEM[3]
	S += t121_mem0 <= t121

	t121_mem1 = S.Task('t121_mem1', length=1, delay_cost=1)
	t121_mem1 += MAS_MEM[0]
	S += 14 < t121_mem1
	S += t121_mem1 <= t121

	t301 = S.Task('t301', length=1, delay_cost=1)
	t301 += alt(MAS)

	t301_mem0 = S.Task('t301_mem0', length=1, delay_cost=1)
	t301_mem0 += alt(MAS_MEM)
	S += (t291*MAS[0])-1 < t301_mem0*MAS_MEM[0]
	S += (t291*MAS[1])-1 < t301_mem0*MAS_MEM[1]
	S += (t291*MAS[2])-1 < t301_mem0*MAS_MEM[2]
	S += (t291*MAS[3])-1 < t301_mem0*MAS_MEM[3]
	S += t301_mem0 <= t301

	t301_mem1 = S.Task('t301_mem1', length=1, delay_cost=1)
	t301_mem1 += MAS_MEM[0]
	S += 18 < t301_mem1
	S += t301_mem1 <= t301

	t310 = S.Task('t310', length=1, delay_cost=1)
	t310 += alt(MAS)

	t310_mem0 = S.Task('t310_mem0', length=1, delay_cost=1)
	t310_mem0 += alt(MAS_MEM)
	S += (t300*MAS[0])-1 < t310_mem0*MAS_MEM[0]
	S += (t300*MAS[1])-1 < t310_mem0*MAS_MEM[1]
	S += (t300*MAS[2])-1 < t310_mem0*MAS_MEM[2]
	S += (t300*MAS[3])-1 < t310_mem0*MAS_MEM[3]
	S += t310_mem0 <= t310

	t310_mem1 = S.Task('t310_mem1', length=1, delay_cost=1)
	t310_mem1 += MAIN_MEM_r
	S += t310_mem1 <= t310

	t160 = S.Task('t160', length=1, delay_cost=1)
	t160 += alt(MAS)

	t160_mem0 = S.Task('t160_mem0', length=1, delay_cost=1)
	t160_mem0 += alt(MAS_MEM)
	S += (t150*MAS[0])-1 < t160_mem0*MAS_MEM[0]
	S += (t150*MAS[1])-1 < t160_mem0*MAS_MEM[1]
	S += (t150*MAS[2])-1 < t160_mem0*MAS_MEM[2]
	S += (t150*MAS[3])-1 < t160_mem0*MAS_MEM[3]
	S += t160_mem0 <= t160

	t160_mem1 = S.Task('t160_mem1', length=1, delay_cost=1)
	t160_mem1 += alt(MAS_MEM)
	S += (t150*MAS[0])-1 < t160_mem1*MAS_MEM[0]
	S += (t150*MAS[1])-1 < t160_mem1*MAS_MEM[1]
	S += (t150*MAS[2])-1 < t160_mem1*MAS_MEM[2]
	S += (t150*MAS[3])-1 < t160_mem1*MAS_MEM[3]
	S += t160_mem1 <= t160

	t171 = S.Task('t171', length=1, delay_cost=1)
	t171 += alt(MAS)

	t171_mem0 = S.Task('t171_mem0', length=1, delay_cost=1)
	t171_mem0 += alt(MAS_MEM)
	S += (t91*MAS[0])-1 < t171_mem0*MAS_MEM[0]
	S += (t91*MAS[1])-1 < t171_mem0*MAS_MEM[1]
	S += (t91*MAS[2])-1 < t171_mem0*MAS_MEM[2]
	S += (t91*MAS[3])-1 < t171_mem0*MAS_MEM[3]
	S += t171_mem0 <= t171

	t171_mem1 = S.Task('t171_mem1', length=1, delay_cost=1)
	t171_mem1 += alt(MAS_MEM)
	S += (t161*MAS[0])-1 < t171_mem1*MAS_MEM[0]
	S += (t161*MAS[1])-1 < t171_mem1*MAS_MEM[1]
	S += (t161*MAS[2])-1 < t171_mem1*MAS_MEM[2]
	S += (t161*MAS[3])-1 < t171_mem1*MAS_MEM[3]
	S += t171_mem1 <= t171

	t190 = S.Task('t190', length=1, delay_cost=1)
	t190 += alt(MAS)

	t190_mem0 = S.Task('t190_mem0', length=1, delay_cost=1)
	t190_mem0 += alt(MAS_MEM)
	S += (t180*MAS[0])-1 < t190_mem0*MAS_MEM[0]
	S += (t180*MAS[1])-1 < t190_mem0*MAS_MEM[1]
	S += (t180*MAS[2])-1 < t190_mem0*MAS_MEM[2]
	S += (t180*MAS[3])-1 < t190_mem0*MAS_MEM[3]
	S += t190_mem0 <= t190

	t190_mem1 = S.Task('t190_mem1', length=1, delay_cost=1)
	t190_mem1 += MAS_MEM[0]
	S += 14 < t190_mem1
	S += t190_mem1 <= t190

	t191 = S.Task('t191', length=1, delay_cost=1)
	t191 += alt(MAS)

	t191_mem0 = S.Task('t191_mem0', length=1, delay_cost=1)
	t191_mem0 += alt(MAS_MEM)
	S += (t181*MAS[0])-1 < t191_mem0*MAS_MEM[0]
	S += (t181*MAS[1])-1 < t191_mem0*MAS_MEM[1]
	S += (t181*MAS[2])-1 < t191_mem0*MAS_MEM[2]
	S += (t181*MAS[3])-1 < t191_mem0*MAS_MEM[3]
	S += t191_mem0 <= t191

	t191_mem1 = S.Task('t191_mem1', length=1, delay_cost=1)
	t191_mem1 += alt(MAS_MEM)
	S += (t111*MAS[0])-1 < t191_mem1*MAS_MEM[0]
	S += (t111*MAS[1])-1 < t191_mem1*MAS_MEM[1]
	S += (t111*MAS[2])-1 < t191_mem1*MAS_MEM[2]
	S += (t111*MAS[3])-1 < t191_mem1*MAS_MEM[3]
	S += t191_mem1 <= t191

	t231 = S.Task('t231', length=1, delay_cost=1)
	t231 += alt(MAS)

	t231_mem0 = S.Task('t231_mem0', length=1, delay_cost=1)
	t231_mem0 += alt(MAS_MEM)
	S += (t221*MAS[0])-1 < t231_mem0*MAS_MEM[0]
	S += (t221*MAS[1])-1 < t231_mem0*MAS_MEM[1]
	S += (t221*MAS[2])-1 < t231_mem0*MAS_MEM[2]
	S += (t221*MAS[3])-1 < t231_mem0*MAS_MEM[3]
	S += t231_mem0 <= t231

	t231_mem1 = S.Task('t231_mem1', length=1, delay_cost=1)
	t231_mem1 += MAS_MEM[1]
	S += 29 < t231_mem1
	S += t231_mem1 <= t231

	t271 = S.Task('t271', length=1, delay_cost=1)
	t271 += alt(MAS)

	t271_mem0 = S.Task('t271_mem0', length=1, delay_cost=1)
	t271_mem0 += alt(MAS_MEM)
	S += (t261*MAS[0])-1 < t271_mem0*MAS_MEM[0]
	S += (t261*MAS[1])-1 < t271_mem0*MAS_MEM[1]
	S += (t261*MAS[2])-1 < t271_mem0*MAS_MEM[2]
	S += (t261*MAS[3])-1 < t271_mem0*MAS_MEM[3]
	S += t271_mem0 <= t271

	t271_mem1 = S.Task('t271_mem1', length=1, delay_cost=1)
	t271_mem1 += MAS_MEM[1]
	S += 30 < t271_mem1
	S += t271_mem1 <= t271

	t280 = S.Task('t280', length=1, delay_cost=1)
	t280 += alt(MAS)

	t280_mem0 = S.Task('t280_mem0', length=1, delay_cost=1)
	t280_mem0 += alt(MAS_MEM)
	S += (t270*MAS[0])-1 < t280_mem0*MAS_MEM[0]
	S += (t270*MAS[1])-1 < t280_mem0*MAS_MEM[1]
	S += (t270*MAS[2])-1 < t280_mem0*MAS_MEM[2]
	S += (t270*MAS[3])-1 < t280_mem0*MAS_MEM[3]
	S += t280_mem0 <= t280

	t280_mem1 = S.Task('t280_mem1', length=1, delay_cost=1)
	t280_mem1 += MAIN_MEM_r
	S += t280_mem1 <= t280

	t130 = S.Task('t130', length=1, delay_cost=1)
	t130 += alt(MAS)

	t130_mem0 = S.Task('t130_mem0', length=1, delay_cost=1)
	t130_mem0 += MAS_MEM[0]
	S += 25 < t130_mem0
	S += t130_mem0 <= t130

	t130_mem1 = S.Task('t130_mem1', length=1, delay_cost=1)
	t130_mem1 += alt(MAS_MEM)
	S += (t120*MAS[0])-1 < t130_mem1*MAS_MEM[0]
	S += (t120*MAS[1])-1 < t130_mem1*MAS_MEM[1]
	S += (t120*MAS[2])-1 < t130_mem1*MAS_MEM[2]
	S += (t120*MAS[3])-1 < t130_mem1*MAS_MEM[3]
	S += t130_mem1 <= t130

	t131 = S.Task('t131', length=1, delay_cost=1)
	t131 += alt(MAS)

	t131_mem0 = S.Task('t131_mem0', length=1, delay_cost=1)
	t131_mem0 += MAS_MEM[2]
	S += 10 < t131_mem0
	S += t131_mem0 <= t131

	t131_mem1 = S.Task('t131_mem1', length=1, delay_cost=1)
	t131_mem1 += alt(MAS_MEM)
	S += (t121*MAS[0])-1 < t131_mem1*MAS_MEM[0]
	S += (t121*MAS[1])-1 < t131_mem1*MAS_MEM[1]
	S += (t121*MAS[2])-1 < t131_mem1*MAS_MEM[2]
	S += (t121*MAS[3])-1 < t131_mem1*MAS_MEM[3]
	S += t131_mem1 <= t131

	t311 = S.Task('t311', length=1, delay_cost=1)
	t311 += alt(MAS)

	t311_mem0 = S.Task('t311_mem0', length=1, delay_cost=1)
	t311_mem0 += alt(MAS_MEM)
	S += (t301*MAS[0])-1 < t311_mem0*MAS_MEM[0]
	S += (t301*MAS[1])-1 < t311_mem0*MAS_MEM[1]
	S += (t301*MAS[2])-1 < t311_mem0*MAS_MEM[2]
	S += (t301*MAS[3])-1 < t311_mem0*MAS_MEM[3]
	S += t311_mem0 <= t311

	t311_mem1 = S.Task('t311_mem1', length=1, delay_cost=1)
	t311_mem1 += MAIN_MEM_r
	S += t311_mem1 <= t311

	c010 = S.Task('c010', length=1, delay_cost=1)
	c010 += alt(MAS)

	S += 12<c010

	c010_mem0 = S.Task('c010_mem0', length=1, delay_cost=1)
	c010_mem0 += alt(MAS_MEM)
	S += (t310*MAS[0])-1 < c010_mem0*MAS_MEM[0]
	S += (t310*MAS[1])-1 < c010_mem0*MAS_MEM[1]
	S += (t310*MAS[2])-1 < c010_mem0*MAS_MEM[2]
	S += (t310*MAS[3])-1 < c010_mem0*MAS_MEM[3]
	S += c010_mem0 <= c010

	c010_mem1 = S.Task('c010_mem1', length=1, delay_cost=1)
	c010_mem1 += alt(MAS_MEM)
	S += (t310*MAS[0])-1 < c010_mem1*MAS_MEM[0]
	S += (t310*MAS[1])-1 < c010_mem1*MAS_MEM[1]
	S += (t310*MAS[2])-1 < c010_mem1*MAS_MEM[2]
	S += (t310*MAS[3])-1 < c010_mem1*MAS_MEM[3]
	S += c010_mem1 <= c010

	c010_w = S.Task('c010_w', length=1, delay_cost=1)
	c010_w += alt(MAIN_MEM_w)
	S += c010 <= c010_w

	t170 = S.Task('t170', length=1, delay_cost=1)
	t170 += alt(MAS)

	t170_mem0 = S.Task('t170_mem0', length=1, delay_cost=1)
	t170_mem0 += alt(MAS_MEM)
	S += (t90*MAS[0])-1 < t170_mem0*MAS_MEM[0]
	S += (t90*MAS[1])-1 < t170_mem0*MAS_MEM[1]
	S += (t90*MAS[2])-1 < t170_mem0*MAS_MEM[2]
	S += (t90*MAS[3])-1 < t170_mem0*MAS_MEM[3]
	S += t170_mem0 <= t170

	t170_mem1 = S.Task('t170_mem1', length=1, delay_cost=1)
	t170_mem1 += alt(MAS_MEM)
	S += (t160*MAS[0])-1 < t170_mem1*MAS_MEM[0]
	S += (t160*MAS[1])-1 < t170_mem1*MAS_MEM[1]
	S += (t160*MAS[2])-1 < t170_mem1*MAS_MEM[2]
	S += (t160*MAS[3])-1 < t170_mem1*MAS_MEM[3]
	S += t170_mem1 <= t170

	c111 = S.Task('c111', length=1, delay_cost=1)
	c111 += alt(MAS)

	S += 24<c111

	c111_mem0 = S.Task('c111_mem0', length=1, delay_cost=1)
	c111_mem0 += alt(MAS_MEM)
	S += (t101*MAS[0])-1 < c111_mem0*MAS_MEM[0]
	S += (t101*MAS[1])-1 < c111_mem0*MAS_MEM[1]
	S += (t101*MAS[2])-1 < c111_mem0*MAS_MEM[2]
	S += (t101*MAS[3])-1 < c111_mem0*MAS_MEM[3]
	S += c111_mem0 <= c111

	c111_mem1 = S.Task('c111_mem1', length=1, delay_cost=1)
	c111_mem1 += alt(MAS_MEM)
	S += (t171*MAS[0])-1 < c111_mem1*MAS_MEM[0]
	S += (t171*MAS[1])-1 < c111_mem1*MAS_MEM[1]
	S += (t171*MAS[2])-1 < c111_mem1*MAS_MEM[2]
	S += (t171*MAS[3])-1 < c111_mem1*MAS_MEM[3]
	S += c111_mem1 <= c111

	c111_w = S.Task('c111_w', length=1, delay_cost=1)
	c111_w += alt(MAIN_MEM_w)
	S += c111 <= c111_w

	t200 = S.Task('t200', length=1, delay_cost=1)
	t200 += alt(MAS)

	t200_mem0 = S.Task('t200_mem0', length=1, delay_cost=1)
	t200_mem0 += alt(MAS_MEM)
	S += (t190*MAS[0])-1 < t200_mem0*MAS_MEM[0]
	S += (t190*MAS[1])-1 < t200_mem0*MAS_MEM[1]
	S += (t190*MAS[2])-1 < t200_mem0*MAS_MEM[2]
	S += (t190*MAS[3])-1 < t200_mem0*MAS_MEM[3]
	S += t200_mem0 <= t200

	t200_mem1 = S.Task('t200_mem1', length=1, delay_cost=1)
	t200_mem1 += alt(MAS_MEM)
	S += (t190*MAS[0])-1 < t200_mem1*MAS_MEM[0]
	S += (t190*MAS[1])-1 < t200_mem1*MAS_MEM[1]
	S += (t190*MAS[2])-1 < t200_mem1*MAS_MEM[2]
	S += (t190*MAS[3])-1 < t200_mem1*MAS_MEM[3]
	S += t200_mem1 <= t200

	t201 = S.Task('t201', length=1, delay_cost=1)
	t201 += alt(MAS)

	t201_mem0 = S.Task('t201_mem0', length=1, delay_cost=1)
	t201_mem0 += alt(MAS_MEM)
	S += (t191*MAS[0])-1 < t201_mem0*MAS_MEM[0]
	S += (t191*MAS[1])-1 < t201_mem0*MAS_MEM[1]
	S += (t191*MAS[2])-1 < t201_mem0*MAS_MEM[2]
	S += (t191*MAS[3])-1 < t201_mem0*MAS_MEM[3]
	S += t201_mem0 <= t201

	t201_mem1 = S.Task('t201_mem1', length=1, delay_cost=1)
	t201_mem1 += alt(MAS_MEM)
	S += (t191*MAS[0])-1 < t201_mem1*MAS_MEM[0]
	S += (t191*MAS[1])-1 < t201_mem1*MAS_MEM[1]
	S += (t191*MAS[2])-1 < t201_mem1*MAS_MEM[2]
	S += (t191*MAS[3])-1 < t201_mem1*MAS_MEM[3]
	S += t201_mem1 <= t201

	t240 = S.Task('t240', length=1, delay_cost=1)
	t240 += alt(MAS)

	t240_mem0 = S.Task('t240_mem0', length=1, delay_cost=1)
	t240_mem0 += alt(MAS_MEM)
	S += (t230*MAS[0])-1 < t240_mem0*MAS_MEM[0]
	S += (t230*MAS[1])-1 < t240_mem0*MAS_MEM[1]
	S += (t230*MAS[2])-1 < t240_mem0*MAS_MEM[2]
	S += (t230*MAS[3])-1 < t240_mem0*MAS_MEM[3]
	S += t240_mem0 <= t240

	t240_mem1 = S.Task('t240_mem1', length=1, delay_cost=1)
	t240_mem1 += alt(MAS_MEM)
	S += (t231*MAS[0])-1 < t240_mem1*MAS_MEM[0]
	S += (t231*MAS[1])-1 < t240_mem1*MAS_MEM[1]
	S += (t231*MAS[2])-1 < t240_mem1*MAS_MEM[2]
	S += (t231*MAS[3])-1 < t240_mem1*MAS_MEM[3]
	S += t240_mem1 <= t240

	t241 = S.Task('t241', length=1, delay_cost=1)
	t241 += alt(MAS)

	t241_mem0 = S.Task('t241_mem0', length=1, delay_cost=1)
	t241_mem0 += alt(MAS_MEM)
	S += (t231*MAS[0])-1 < t241_mem0*MAS_MEM[0]
	S += (t231*MAS[1])-1 < t241_mem0*MAS_MEM[1]
	S += (t231*MAS[2])-1 < t241_mem0*MAS_MEM[2]
	S += (t231*MAS[3])-1 < t241_mem0*MAS_MEM[3]
	S += t241_mem0 <= t241

	t241_mem1 = S.Task('t241_mem1', length=1, delay_cost=1)
	t241_mem1 += alt(MAS_MEM)
	S += (t230*MAS[0])-1 < t241_mem1*MAS_MEM[0]
	S += (t230*MAS[1])-1 < t241_mem1*MAS_MEM[1]
	S += (t230*MAS[2])-1 < t241_mem1*MAS_MEM[2]
	S += (t230*MAS[3])-1 < t241_mem1*MAS_MEM[3]
	S += t241_mem1 <= t241

	t281 = S.Task('t281', length=1, delay_cost=1)
	t281 += alt(MAS)

	t281_mem0 = S.Task('t281_mem0', length=1, delay_cost=1)
	t281_mem0 += alt(MAS_MEM)
	S += (t271*MAS[0])-1 < t281_mem0*MAS_MEM[0]
	S += (t271*MAS[1])-1 < t281_mem0*MAS_MEM[1]
	S += (t271*MAS[2])-1 < t281_mem0*MAS_MEM[2]
	S += (t271*MAS[3])-1 < t281_mem0*MAS_MEM[3]
	S += t281_mem0 <= t281

	t281_mem1 = S.Task('t281_mem1', length=1, delay_cost=1)
	t281_mem1 += MAIN_MEM_r
	S += t281_mem1 <= t281

	c210 = S.Task('c210', length=1, delay_cost=1)
	c210 += alt(MAS)

	S += 20<c210

	c210_mem0 = S.Task('c210_mem0', length=1, delay_cost=1)
	c210_mem0 += alt(MAS_MEM)
	S += (t280*MAS[0])-1 < c210_mem0*MAS_MEM[0]
	S += (t280*MAS[1])-1 < c210_mem0*MAS_MEM[1]
	S += (t280*MAS[2])-1 < c210_mem0*MAS_MEM[2]
	S += (t280*MAS[3])-1 < c210_mem0*MAS_MEM[3]
	S += c210_mem0 <= c210

	c210_mem1 = S.Task('c210_mem1', length=1, delay_cost=1)
	c210_mem1 += alt(MAS_MEM)
	S += (t280*MAS[0])-1 < c210_mem1*MAS_MEM[0]
	S += (t280*MAS[1])-1 < c210_mem1*MAS_MEM[1]
	S += (t280*MAS[2])-1 < c210_mem1*MAS_MEM[2]
	S += (t280*MAS[3])-1 < c210_mem1*MAS_MEM[3]
	S += c210_mem1 <= c210

	c210_w = S.Task('c210_w', length=1, delay_cost=1)
	c210_w += alt(MAIN_MEM_w)
	S += c210 <= c210_w

	solvers.mip.solve(S,msg=1,kind='CPLEX',ratio_gap=1.01)

	solution = [['hoge']*len(S.solution()[1]) for i in range(len(S.solution()))]
	for i in range(len(S.solution())):
		for j in range(len(S.solution()[i])):
			solution[i][j]=str(S.solution()[i][j])
	print(solution)

	cycles = int(solution[-1][3])

	pic_file_name = "/home/mfukuda/ABE/python/multiRAM_multiMAS/scheduling_result/stage5MM1_stage1MAS4/SQR012345/schedule3.png"
	if(S.solution() != []):
		plotters.matplotlib.plot(S,img_filename=pic_file_name, show_task_labels=False, fig_size=(cycles*0.25+3, 5))

	return solution
